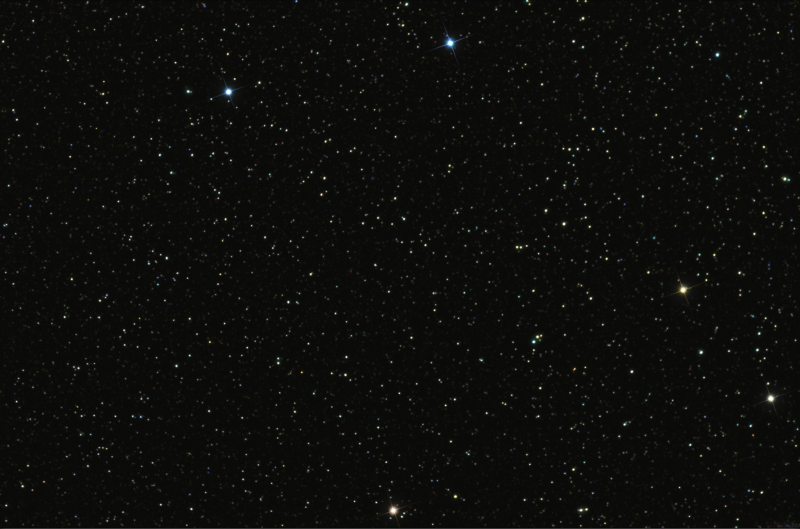
#> input picture images/StarMap.png, 1600 x 1057 px, found by its file name (shown at 1/2 size)
$ python SIFTwithFLANNMmatcher.py
#> lines starting #> are read from the running program, lines starting #| are printed output that depends on the picture
# -*- coding: utf-8 -*-
"""
Created on Sun Jan 31 19:04:11 2021

@author: feyzi
"""

#%%

 # This function reads images and returns theirs SIFT keypoints.
 # Then it finds the croppped image by comparing these keys points.
 #   Input parameters:
 #    imageFile: the file name for the image.

 #   Returned:
 #     image: the image array in double format
 #     descriptors: a K-by-128 matrix, where each row gives an invariant
 #         descriptor for one of the K keypoints.  The descriptor is a vector
 #         of 128 values normalized to unit length.


import numpy as np
import cv2
from matplotlib import pyplot as plt

MIN_MATCH_COUNT = 10

img2 = cv2.imread('StarMap.png',0)          # queryImage
#> img2: shape (1057, 1600); min 2, max 255, mean 12.2
img1 = cv2.imread('Small_area.png',0)       # trainImage
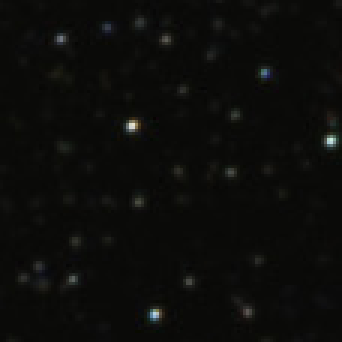
#> input picture images/Small_area.png, 114 x 114 px, found by its file name (shown 3 times larger)
#> img1: shape (114, 114); min 4, max 223, mean 11.7


sift = cv2.xfeatures2d.SIFT_create()

# find the keypoints and descriptors with SIFT
kp1, des1 = sift.detectAndCompute(img1,None)
#> kp1 = 62 keypoints; strongest (x, y, size): (44, 42, 2.1), (110, 47, 2.1), (51, 105, 2.1), (88, 24, 1.8)
kp2, des2 = sift.detectAndCompute(img2,None)
#> kp2 = 6547 keypoints; strongest (x, y, size): (1186, 258, 3.2), (1128, 448, 3.9), (691, 750, 3.1), (911, 993, 3.7)

FLANN_INDEX_KDTREE = 1
index_params = dict(algorithm = FLANN_INDEX_KDTREE, trees = 5)
search_params = dict(checks=100)
flann = cv2.FlannBasedMatcher(index_params,search_params)
matches = flann.knnMatch(des1,des2,k=2)
#> matches = 62 matches
good = []
pts1 = []
pts2 = []
# ratio test as per Lowe's paper
for i,(m,n) in enumerate(matches):
    if m.distance < 0.7*n.distance:
        good.append(m)
        pts2.append(kp2[m.trainIdx].pt)
        pts1.append(kp1[m.queryIdx].pt)
#> this loop made 62 passes
#> after the loop, good = 60 matches; pts1 = 60 pairs, first value 7.51 to 87.84, second value 7.27 to 104.5; pts2 = 60 pairs, first value 862.5 to 942.8, second value 157.3 to 254.5

pts1 = np.int32(pts1)
#> pts1 = 60 pairs, first value 7 to 87, second value 7 to 104
pts2 = np.int32(pts2)
#> pts2 = 60 pairs, first value 862 to 942, second value 157 to 254

M, mask = cv2.findHomography(pts1,pts2, cv2.RANSAC,5.0)
#> M = [[1, 6.79e-15, 855], [4.18e-15, 1, 150], [2e-17, 7.2e-18, 1]]; mask = 60 values from 1 to 1
matchesMask = mask.ravel().tolist()
#> matchesMask = 60 values from 1 to 1

h,w = img1.shape
#> h = 114; w = 114
pts = np.float32([ [0,0],[0,h-1],[w-1,h-1],[w-1,0] ]).reshape(-1,1,2)
#> pts = [[0, 0], [0, 113], [113, 113], [113, 0]]
dst = cv2.perspectiveTransform(pts,M)
#> dst = [[855, 150], [855, 263], [968, 263], [968, 150]]

img2 = cv2.polylines(img2,[np.int32(dst)],True,255,3, cv2.LINE_AA)
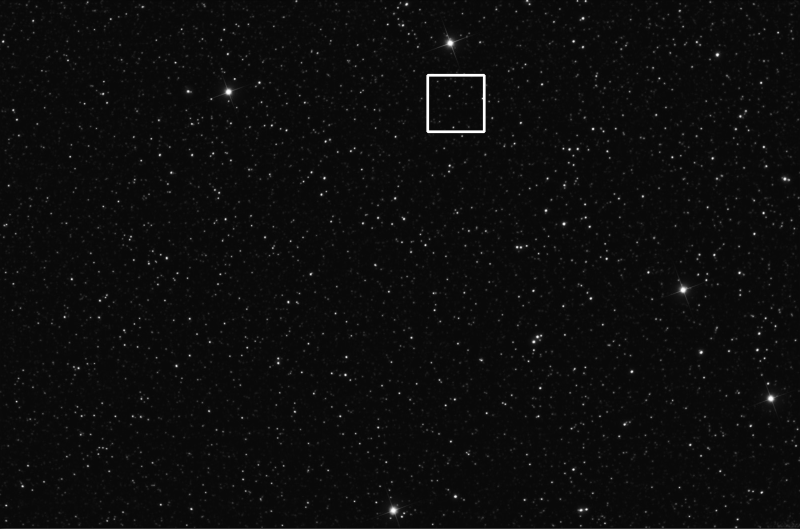
#> img2: shape (1057, 1600) (shown at 1/2 size); min 2, max 255, mean 12.6


draw_params = dict(matchColor = (0,255,0), # draw matches in green color
                   singlePointColor = None,
                   matchesMask = matchesMask, # draw only inliers
                   flags = 2)
#> draw_params = 4 items

img3 = cv2.drawMatches(img1,kp1,img2,kp2,good,None,**draw_params)
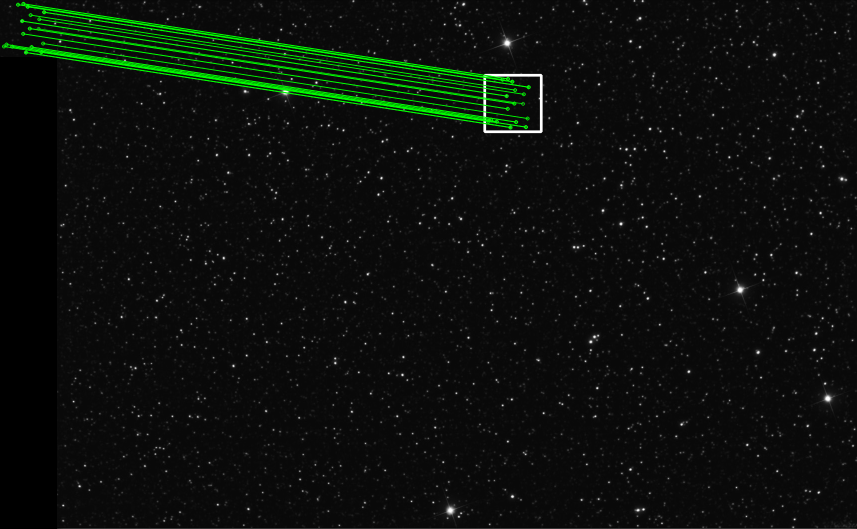
#> img3: shape (1057, 1714, 3) (shown at 1/2 size); mean of channels 0, 1, 2 11.6, 16.1, 11.6; drawn as B, G, R

plt.imshow(img3, 'gray'),plt.show()
cv2.imwrite('Result3_sift.png',img3)
